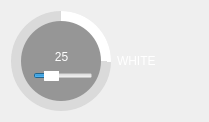
                               <widget class="QFrame" name="frame_40">
                                <property name="frameShape">
                                 <enum>QFrame::NoFrame</enum>
                                </property>
                                <property name="frameShadow">
                                 <enum>QFrame::Raised</enum>
                                </property>
                                <layout class="QHBoxLayout" name="horizontalLayout_27">
                                 <item>
                                  <widget class="QFrame" name="circularProgressBarBase_6">
                                   <property name="minimumSize">
                                    <size>
                                     <width>100</width>
                                     <height>100</height>
                                    </size>
                                   </property>
                                   <property name="maximumSize">
                                    <size>
                                     <width>100</width>
                                     <height>100</height>
                                    </size>
                                   </property>
                                   <property name="frameShape">
                                    <enum>QFrame::NoFrame</enum>
                                   </property>
                                   <property name="frameShadow">
                                    <enum>QFrame::Raised</enum>
                                   </property>
                                   <widget class="QFrame" name="circularProgress_white">
                                    <property name="geometry">
                                     <rect>
                                      <x>0</x>
                                      <y>0</y>
                                      <width>100</width>
                                      <height>100</height>
                                     </rect>
                                    </property>
                                    <property name="styleSheet">
                                     <string notr="true">QFrame{
border-radius:50px;
	background-color: qconicalgradient(cx:0.5, cy:0.5, angle:90, stop:0.748 rgba(0, 0, 0, 9), stop:0.749 rgba(255, 255, 255, 255));

}</string>
                                    </property>
                                    <property name="frameShape">
                                     <enum>QFrame::NoFrame</enum>
                                    </property>
                                    <property name="frameShadow">
                                     <enum>QFrame::Raised</enum>
                                    </property>
                                    <widget class="QFrame" name="container_9">
                                     <property name="geometry">
                                      <rect>
                                       <x>10</x>
                                       <y>10</y>
                                       <width>80</width>
                                       <height>80</height>
                                      </rect>
                                     </property>
                                     <property name="styleSheet">
                                      <string notr="true">QFrame{
	border-radius:40px;
	
	background-color: rgb(150, 150, 150);
}
</string>
                                     </property>
                                     <property name="frameShape">
                                      <enum>QFrame::NoFrame</enum>
                                     </property>
                                     <property name="frameShadow">
                                      <enum>QFrame::Raised</enum>
                                     </property>
                                     <widget class="QLabel" name="label_whiteChannel_led">
                                      <property name="geometry">
                                       <rect>
                                        <x>0</x>
                                        <y>20</y>
                                        <width>81</width>
                                        <height>31</height>
                                       </rect>
                                      </property>
                                      <property name="styleSheet">
                                       <string notr="true">background-color: rgba(255, 255, 255, 0);
font: 75 14pt &quot;Segoe UI&quot;;
color: rgb(255, 255, 255);</string>
                                      </property>
                                      <property name="text">
                                       <string>25</string>
                                      </property>
                                      <property name="alignment">
                                       <set>Qt::AlignCenter</set>
                                      </property>
                                     </widget>
                                     <widget class="QSlider" name="horizontalSlider_white">
                                      <property name="geometry">
                                       <rect>
                                        <x>12</x>
                                        <y>50</y>
                                        <width>60</width>
                                        <height>10</height>
                                       </rect>
                                      </property>
                                      <property name="styleSheet">
                                       <string notr="true">QSlider{
background-color: rgba(255, 255, 255, 0);
}


QSlider::handle:horizontal {
    background-color: white;
	border-radius:3px;
    }</string>
                                      </property>
                                      <property name="pageStep">
                                       <number>1</number>
                                      </property>
                                      <property name="value">
                                       <number>25</number>
                                      </property>
                                      <property name="orientation">
                                       <enum>Qt::Horizontal</enum>
                                      </property>
                                     </widget>
                                    </widget>
                                   </widget>
                                   <widget class="QFrame" name="circularBg_7">
                                    <property name="geometry">
                                     <rect>
                                      <x>0</x>
                                      <y>0</y>
                                      <width>100</width>
                                      <height>100</height>
                                     </rect>
                                    </property>
                                    <property name="styleSheet">
                                     <string notr="true">QFrame{
border-radius:50px;
	background-color: rgba(211, 211, 211, 120);
}
</string>
                                    </property>
                                    <property name="frameShape">
                                     <enum>QFrame::NoFrame</enum>
                                    </property>
                                    <property name="frameShadow">
                                     <enum>QFrame::Raised</enum>
                                    </property>
                                   </widget>
                                   <zorder>circularBg_7</zorder>
                                   <zorder>circularProgress_white</zorder>
                                  </widget>
                                 </item>
                                 <item>
                                  <widget class="QLabel" name="label">
                                   <property name="minimumSize">
                                    <size>
                                     <width>50</width>
                                     <height>0</height>
                                    </size>
                                   </property>
                                   <property name="maximumSize">
                                    <size>
                                     <width>50</width>
                                     <height>16777215</height>
                                    </size>
                                   </property>
                                   <property name="styleSheet">
                                    <string notr="true">font: 75 12pt &quot;Segoe UI&quot;;
color: rgb(255, 255, 255);</string>
                                   </property>
                                   <property name="text">
                                    <string>WHITE</string>
                                   </property>
                                  </widget>
                                 </item>
                                 <item>
                                  <widget class="QPushButton" name="pushButton_white_intensity">
                                   <property name="minimumSize">
                                    <size>
                                     <width>25</width>
                                     <height>25</height>
                                    </size>
                                   </property>
                                   <property name="maximumSize">
                                    <size>
                                     <width>25</width>
                                     <height>25</height>
                                    </size>
                                   </property>
                                   <property name="styleSheet">
                                    <string notr="true">QPushButton{
background-image: url(:/floresansPrefix/whiteUnpressed.png);
border:none;
}

</string>
                                   </property>
                                   <property name="text">
                                    <string/>
                                   </property>
                                  </widget>
                                 </item>
                                </layout>
                               </widget>
